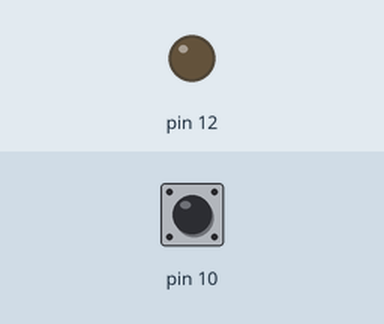
A sketch run on a simulated Arduino Uno, built with avr-gcc and run on an emulated ATmega328P. On the bench: output pins drawn as LEDs (lit = HIGH). Dashed ring = blinking. The inputs (shaded band) are chosen by the test bench; at power-on: pin 10 HIGH.

Above: at 1.2 s.
1.3 s: pin 10 pulled LOW for 0.15 s
At 1.55 s:
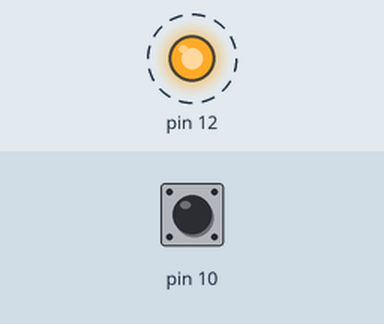
4.3 s: pin 10 pulled LOW for 1 s
At 7.0 s:
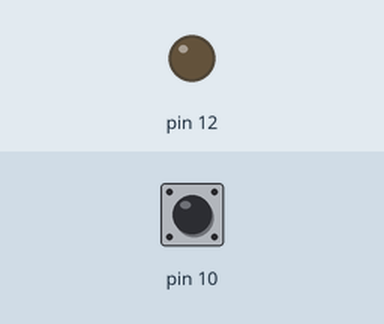
7.3 s: pin 10 pulled LOW for 3.2 s
At 7.55 s:
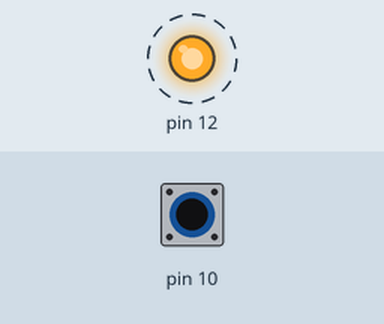
Timing chart, 0 to 12.7 s (numbered marks = the images above; inputs shaded):
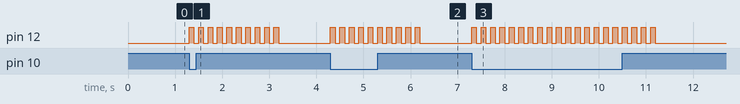

Measured:
- after the input at 1.3 s, pin 12: alternates HIGH for 0.10 s and LOW for 0.10 s, 20 changes in all, then stays LOW, starting at once
- after the input at 4.3 s, pin 12: alternates HIGH for 0.10 s and LOW for 0.10 s, 20 changes in all, then stays LOW, starting at once
- after the input at 7.3 s, pin 12: alternates HIGH for 0.10 s and LOW for 0.10 s, 40 changes in all, then stays LOW, starting at once

The sketch:

bai_2.ino
```cpp
void setup()
{
  pinMode(10, INPUT_PULLUP);
  pinMode(12, OUTPUT);
}

void loop() {
    if (digitalRead(10) == 0)
    {
      for(int i=0;i<10;i++)
      {
      digitalWrite(12, 1);
      delay(100);
      digitalWrite(12, 0);
      delay(100);
      }
    }
   else digitalWrite(12,0);
}
```
